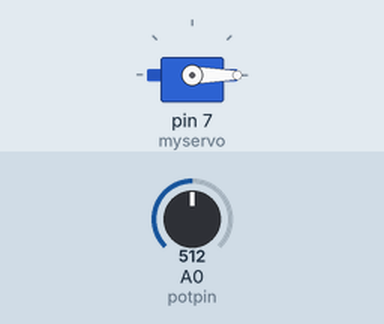
This sketch was run on a simulated Arduino Uno, built with avr-gcc and run on an emulated ATmega328P. Parts: servo. Inputs (shaded band) come from the test bench; at power-on: A0 (potpin) = 512. What the sketch prints to the serial monitor is not drawn.

Above: at 0.95 s.
1.3 s: A0 (potpin) set to 551
4.3 s: A0 (potpin) set to 576
Timing chart, 0 to 13.3 s (numbered marks = the images above; inputs shaded):
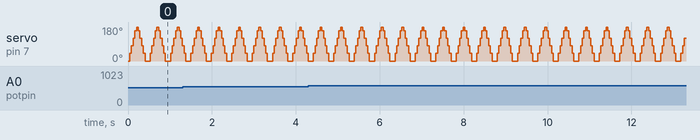

Measured:
- by itself, servo on pin 7 (myservo): repeats every 0.49 s: 80° 0.04 s, 120° 0.04 s, 160° 0.04 s, 180° 0.04 s, 160° 0.04 s, 120° 0.04 s, 80° 0.04 s, 40° 0.04 s, 0° 0.12 s, 40° 0.04 s

The sketch:

5BServerMotor180Fast.ino
```cpp
#include <Servo.h>

Servo myservo;

int potpin = A0;
int val;

int currentAngle = 0;
int currentDirection = 10;
int currentSpeed = 40;

bool enabled = true;

void setup() {
  myservo.attach(7);
  Serial.begin(9600);
  currentDirection = currentSpeed;
}

void loop() {
  if(!enabled) return;
  val = analogRead(potpin);
  val = map(val, 0, 1023, 0, 180);
  myservo.write(currentAngle);

  Serial.print("Current servo value: ");
  Serial.println(val);
  currentAngle += currentDirection;

  if(currentAngle < 0){
    currentDirection = currentSpeed;

  }
  if(currentAngle >= 180){
    currentDirection = -currentSpeed;

  }
  delay(currentSpeed);
}
```
